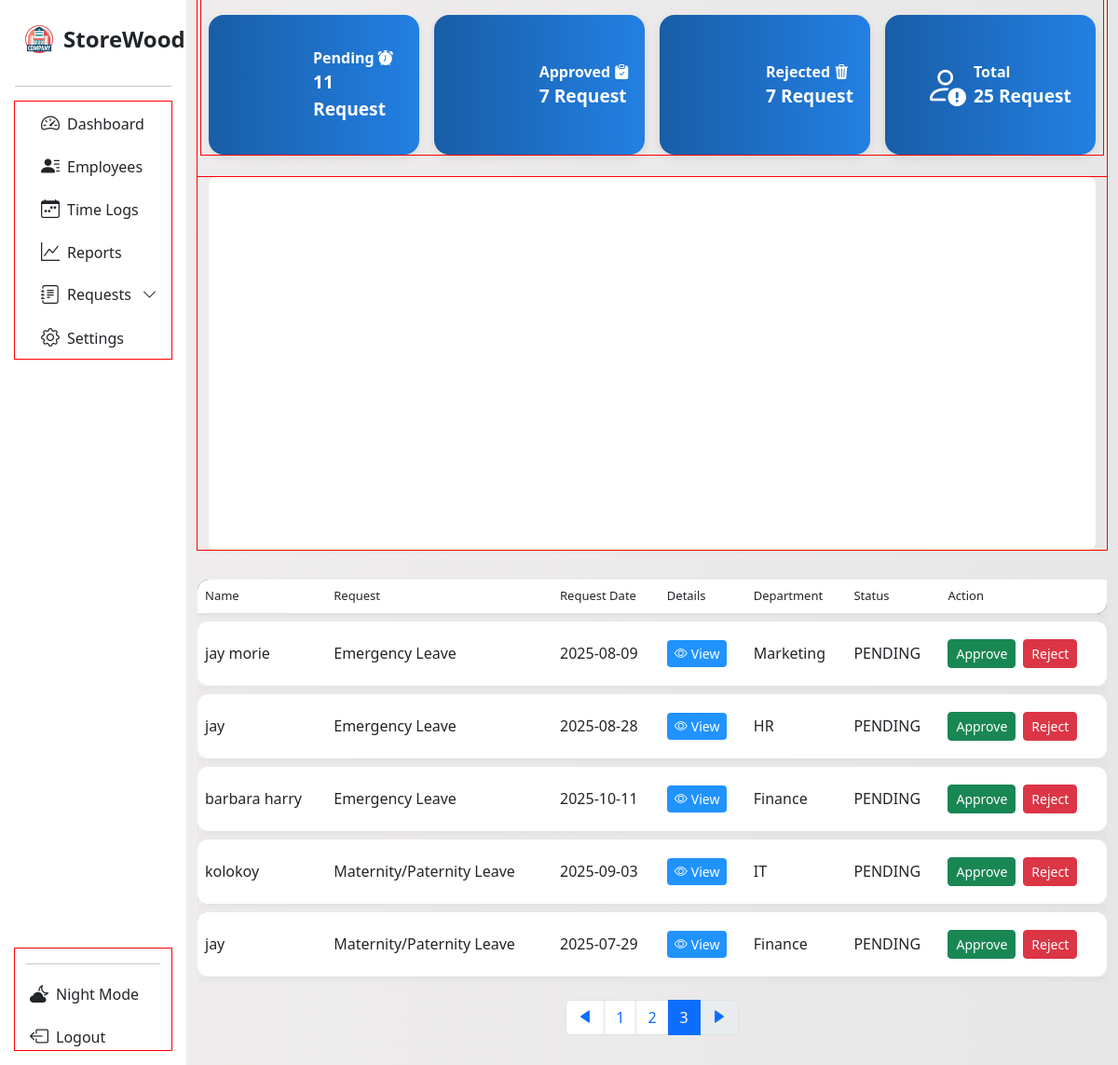
The page /request_page?page=3 on the database its author committed.
### tables this page shows
CREATE TABLE request (
                    id INTEGER PRIMARY KEY AUTOINCREMENT,
                    request_id TEXT,
                    name TEXT,
                    request_type TEXT,
                    date TEXT,
                    details TEXT,
                    department TEXT,
                    status TEXT DEFAULT 'PENDING',
                    action TEXT, time, expiration_time, expiration_date);

### App/main.py (the view)
@app.route('/request_page', methods=['GET'])
def request_page():
    rows = []
    page = int(request.args.get('page', 1))
    per_page = 10
    offset = (page - 1) * per_page
    try:
        with sqlite3.connect(db.connect_request_table()) as req_con:
            df = pd.read_sql_query("SELECT * FROM request", req_con)
            count_stats = df['status'].value_counts()
            pending = count_stats.get('PENDING', 0)
            approved = count_stats.get('APPROVED', 0)
            rejected = count_stats.get('REJECTED', 0)
            total_req = pending + approved + rejected
            record = {'pending': pending, 'approved': approved, 'rejected': rejected, 'total': total_req}
            cur = req_con.cursor()
            cur.execute('''SELECT name, request_type, date, details, department,
                        status, action, request_id FROM request LIMIT ? OFFSET ?''', (per_page, offset))
            display = cur.fetchall()
            for info in display:
                row = {'name': info[0], 'request': info[1],
                    'date': info[2], 'details': info[3],
                    'department': info[4], 'status': info[5],
                    'action': info[6], 'req_id': info[7]
                    }
                rows.append(row)
            cur.execute('''SELECT COUNT(*) FROM request''')
            total_rows = cur.fetchone()[0]
            total_page = math.ceil(total_rows / per_page)
            data = get_requests_per_day()
    except sqlite3.OperationalError:
        print("We're having a trouble retrieving request page data. Please try again." )
        traceback.print_exc()
    return render_template('req_page.html', page='requests', subpage='new',
                           rows = rows, records = record, request_data = data,
                           total_pages = total_page, table_page = page)

### App/database.py (called while the page is built)
    def connect_request_table(self):
        return self.employee_leave_request

### App/main.py (called while the page is built)
def get_requests_per_day():
    data = defaultdict(int)
    with sqlite3.connect(db.connect_request_table()) as con:
        cur = con.cursor()
        cur.execute("SELECT date FROM request")
        fetch = cur.fetchall()
    for row in fetch:
        dates = row[0]
        try:
            date_object = datetime.strptime(dates, "%Y-%m-%d %H:%M:%S")
            only_date = date_object.date().isoformat()
            data[only_date] += 1
        except Exception as e:
            try:
                only_date = datetime.strptime(dates, "%Y-%m-%d").date().isoformat()
                data[only_date] += 1
            except Exception as e:
                print(f"Skipping invalid date: {dates}", e)
    chart_data = [{'x':date, 'y':count} for date, count in sorted(data.items())]
    return chart_data

### App/templates/req_page.html (shortened to what this page needs)
<!DOCTYPE html>
<html lang="en">
<head>
  <link rel="stylesheet" href="{{ url_for('static', filename='dash.css') }}">
  <link rel="stylesheet" href="{{ url_for('static', filename='request.css') }}">
  <link href="https://cdn.jsdelivr.net/npm/bootstrap-icons@1.11.3/font/bootstrap-icons.css" rel="stylesheet">
  <link href='https://unpkg.com/boxicons@2.1.4/css/boxicons.min.css' rel='stylesheet'>
  <link href="https://cdn.jsdelivr.net/npm/bootstrap@5.3.0/dist/css/bootstrap.min.css" rel="stylesheet">
</head>
<body>
<div class="container-fluid">
  <div class="row flex-nowrap">
<nav id="sidebarMenu" class="col-12 col-sm-4 col-md-3 col-lg-3 col-xl-2 bg-col px-0 position-sticky sticky-top">
  <div class="d-flex w-100 flex-column p-3 align-items-sm-start pt-4 h-100">
    <a href="/" class="d-flex align-items-center mb-3 text-dark text-decoration-none w-100 px-2">
      <img src="{{ url_for('static', filename='img/company.png') }}?v=2" alt="Logo" width="36" height="36" class="me-2">
      <span class="fs-4 fw-semibold">StoreWood</span>
    </a>
    <hr class="w-100">
    <ul class="nav nav-pills flex-column mb-auto w-100" id="menu">
      <div class="container con-li">
        <li class="nav-item">
          <a href="{{ url_for('management') }}" class="nav-link text-dark">
            <i class="bi bi-speedometer2 fs-5"></i><span class="ms-2">Dashboard</span>
          </a>
        </li>
        <li class="nav-item">
          <a class="nav-link text-dark" href="{{ url_for('employees_management') }}">
            <i class="bi bi-person-lines-fill fs-5"></i><span class="ms-2">Employees</span>
          </a>
        </li>
        <li>
          <a href="#" class="nav-link text-dark">
            <i class="bi bi-calendar-week fs-5"></i><span class="ms-2">Time Logs</span>
          </a>
        </li>
        <li>
          <a href="#" class="nav-link text-dark">
            <i class="fs-5 bi bi-graph-up"></i><span class="ms-2">Reports</span>
          </a>
        </li>
      <li class="nav-item">
        <a class="nav-link d-flex justify-content-between align-items-center text-dark"
          data-bs-toggle="collapse" href="#requestsSubMenu"  role="button"
          aria-expanded="false" aria-controls="requestsSubMenu">
          <span class="d-flex align-items-center gap-2 flex-grow-1">
            <i class="fs-5 bi bi-journal-text"></i>
            <span class="text-truncate">Requests</span>
          </span>
          <i class="bi bi-chevron-down arrow-icon ms-2"></i>
        </a>
      </li>
        <li>
          <a href="#" class="nav-link text-dark">
            <i class="fs-5 bi bi-gear"></i><span class="ms-2">Settings</span>
          </a>
        </li>
      </div>
    </ul>
    <div class="container mt-auto">
      <hr class="w-100">
      <a href="{{ url_for('admin_login') }}" class="nav-link text-dark mt-3">
        <i class="bi bi-cloud-moon-fill fs-5 ms-1"></i><span class="ms-2">Night Mode</span>
      </a>
      <a href="{{ url_for('admin_login') }}" class="nav-link text-dark mt-3">
        <i class="bi bi-box-arrow-left fs-5 ms-1"></i><span class="ms-2">Logout</span>
      </a>
    </div>
  </div>
</nav>
<div class="main-top-var col py-3 content">
<div class="container">
  <div class="row g-3 mb-4">
    <div class="col-xl-3 col-lg-6">
      <div class="d-flex align-items-center justify-content-center text-white p-3 rounded-4 stat-box h-100">
        <div class="stat-content">
          <div class="stat-title">Pending <i class="bi bi-alarm-fill"></i></div>
          <div class="stat-value">{{ records.pending }} Request</div>
        </div>
      </div>
    </div>
    <div class="col-xl-3 col-lg-6">
      <div class="d-flex align-items-center justify-content-center text-white p-3 rounded-4 stat-box h-100">
        <div class="stat-content">
          <div class="stat-title">Approved <i class="bi bi-clipboard-check-fill"></i></div>
          <div class="stat-value">{{ records.approved }} Request</div>
        </div>
      </div>
    </div>
    <div class="col-xl-3 col-lg-6">
      <div class="d-flex align-items-center justify-content-center text-white p-3 rounded-4 stat-box h-100">
        <div class="stat-content">
          <div class="stat-title">Rejected <i class="bi bi-trash3-fill"></i></div>
          <div class="stat-value">{{ records.rejected }} Request</div>
        </div>
      </div>
    </div>
    <div class="col-xl-3 col-lg-6">
      <div class="d-flex align-items-center justify-content-center text-white p-3 rounded-4 stat-box h-100">
        <div class="ms-3 d-flex align-items-center justify-content-center" style="font-size: 2.8rem;">
          <i class="bi bi-person-exclamation"></i>
        </div>
        <div class="flex-grow-0 ms-2">
          <div class="stat-title">Total</div>
          <div class="stat-value">{{ records.total }} Request</div>
        </div>
      </div>
    </div>
  </div>
  <div class="row mb-4">
    <div class="col-12">
      <div id="chart" class="w-100" data-requests='{{ request_data | tojson }}'></div>
    </div>
  </div>
</div>
    <div class="table-responsive">
      <table class="table display custom-table" id="myTable">
        <thead class="head bg-black">
          <tr>
            <th>Name</th>
            <th>Request</th>
            <th>Request Date</th>
            <th>Details</th>
            <th>Department</th>
            <th>Status</th>
            <th>Action</th>
          </tr>
        </thead>
        <tbody>
          {% for row in rows %}
          <tr>
            <td>{{row['name']}}</td>
            <td>{{row['request']}}</td>
            <td>{{row['date']}}</td>
            <td>
              <a href="/read_request/{{row['req_id']}}"
                class="btn btn-info btn-sm"
                style="background-color: rgb(32, 147, 255); border: transparent;">
                <span style="color: white;" class="d-flex flex-row">
                  <i class="bi bi-eye me-1"></i> View
                </span>
              </a>
            </td>
            <td>{{row['department']}}</td>
            <td>{{row['status']}}</td>
            {%if row['status'] == 'PENDING' %}
            <td>
              <div class="d-flex flex-row gap-2">
                <form method="POST" action="/update_status">
                  <button type="submit" class="btn btn-success btn-sm">Approve</button>
                </form>
                <form method="POST" action="/update_status">
                  <button type="submit" class="btn btn-danger btn-sm">Reject</button>
                </form>
              </div>
            </td>
            {% endif %}
          </tr>
        </tbody>
        {% endfor %}
      </table>
    </div>
      <div class="w-100 d-flex justify-content-center gap-1">
        <nav aria-label="Page navigation">
          <ul class="pagination">
            <li class="page-item {% if table_page == 1 %}disabled{% endif %} arrow-head">
              <a class="page-link" href="?page={{ table_page - 1 }}" aria-label="Previous">
                <span aria-hidden="true"><i class='bx bxs-left-arrow text-primary'></i></span>
              </a>
            </li>
            {% for page_num in range(1, total_pages + 1) %}
            <li class="page-item {% if page_num == table_page %}active{% endif %}">
              <a class="page-link" href="?page={{ page_num }}">{{ page_num }}</a>
            </li>
            {% endfor %}
            <li class="page-item {% if table_page == total_pages %}disabled{% endif %} arrow-head">
              <a class="page-link" href="?page={{ table_page + 1 }}" aria-label="Next">
                <span aria-hidden="true"><i class='bx bxs-right-arrow text-primary'></i></span>
              </a>
            </li>
        </ul>
      </nav>
    </div>
  </div>
</div>
</body>
</html>

### App/static/dash.css (style rules this page uses)
* { scrollbar-width: none; }
body { background: linear-gradient(to right, #f0eded, #e8e7e7); overflow: hidden; scrollbar-width: none; height: 100%; }
*, *::before, *::after { box-sizing: border-box; }
.bg-col { background-color: rgb(255, 255, 255) !important; }
.custom-table { border-collapse: separate !important; border-spacing: 0 6px; height: 30px; border-radius: 10px; overflow-y: scroll; }
.custom-table tbody tr td, .custom-table tbody tr th { height: 70px; vertical-align: middle; }
.custom-table tbody tr { background-color: #fff; box-shadow: 0 2px 8px rgba(0, 0, 0, 0.05); }
.custom-table tbody tr td:first-child, .custom-table tbody tr th:first-child { border-top-left-radius: 12px; border-bottom-left-radius: 12px; }
.custom-table tbody tr td:last-child { border-top-right-radius: 12px; border-bottom-right-radius: 12px; }
.custom-table thead th:first-child { border-top-left-radius: 12px; }
.custom-table thead th:last-child { border-bottom-right-radius: 12px; }
thead.head th { font-size: small; font-weight: 500; }
.bg-col { background-color: white; }
.bg-col ul li { min-width: 140px; max-width: 100%; width: auto; }
#sidebarMenu { height: 100vh; overflow-y: scroll; overflow-x: hidden; position: sticky; top: 0; scrollbar-width: none; -ms-overflow-style: none; }
main, .container, .row, .col { outline: 1px solid red; }
.stat-box { height: 100%; min-height: 100px; box-shadow: 0 4px 12px rgba(0, 0, 0, 0.08); }
.main-top-var { height: 100vh; overflow-y: auto; }
.arrow-icon { transition: transform 0.3s ease; display: inline-block; position: relative; width: 1.2em; text-align: center; }
.arrow-icon::before { content: ''; display: inline-block; width: 0; }

### App/static/request.css (style rules this page uses)
.stat-box { min-height: 150px; }
.stat-content { display: flex; flex-direction: column; justify-content: center; }
.stat-title { font-size: 1.1rem; font-weight: 600; }
.stat-value { font-size: 1.3rem; font-weight: bold; }
.stat-box { background: linear-gradient(to right,rgb(24, 93, 167),rgb(35, 128, 227) ) ; }
#chart { width: 100%; min-height: 400px; background-color: white; border-radius: 8px; }
.stat-box { background-color: #4e73df; }
.stat-title { font-weight: 600; font-size: 1rem; }
.stat-value { font-size: 1.2rem; }
.head { white-space: nowrap; }
.custom-table { border-collapse: separate; border-spacing: 0 8px; }
.custom-table thead tr { box-shadow: 0 2px 4px rgba(0, 0, 0, 0.05); }

### rows shown on the page
request: name "jay morie", request "Emergency Leave", date "2025-08-09", department "Marketing", status "PENDING"
request: name "jay", request "Emergency Leave", date "2025-08-28", department "HR", status "PENDING"
request: name "barbara harry", request "Emergency Leave", date "2025-10-11", department "Finance", status "PENDING"
request: name "kolokoy", request "Maternity/Paternity Leave", date "2025-09-03", department "IT", status "PENDING"
request: name "jay", request "Maternity/Paternity Leave", date "2025-07-29", department "Finance", status "PENDING"

### other values the page prints
{{ records.pending }} "11"
{{ records.approved }} "7"
{{ records.rejected }} "7"
{{ records.total }} "25"
{{ page_num }} "1" "2" "3"
